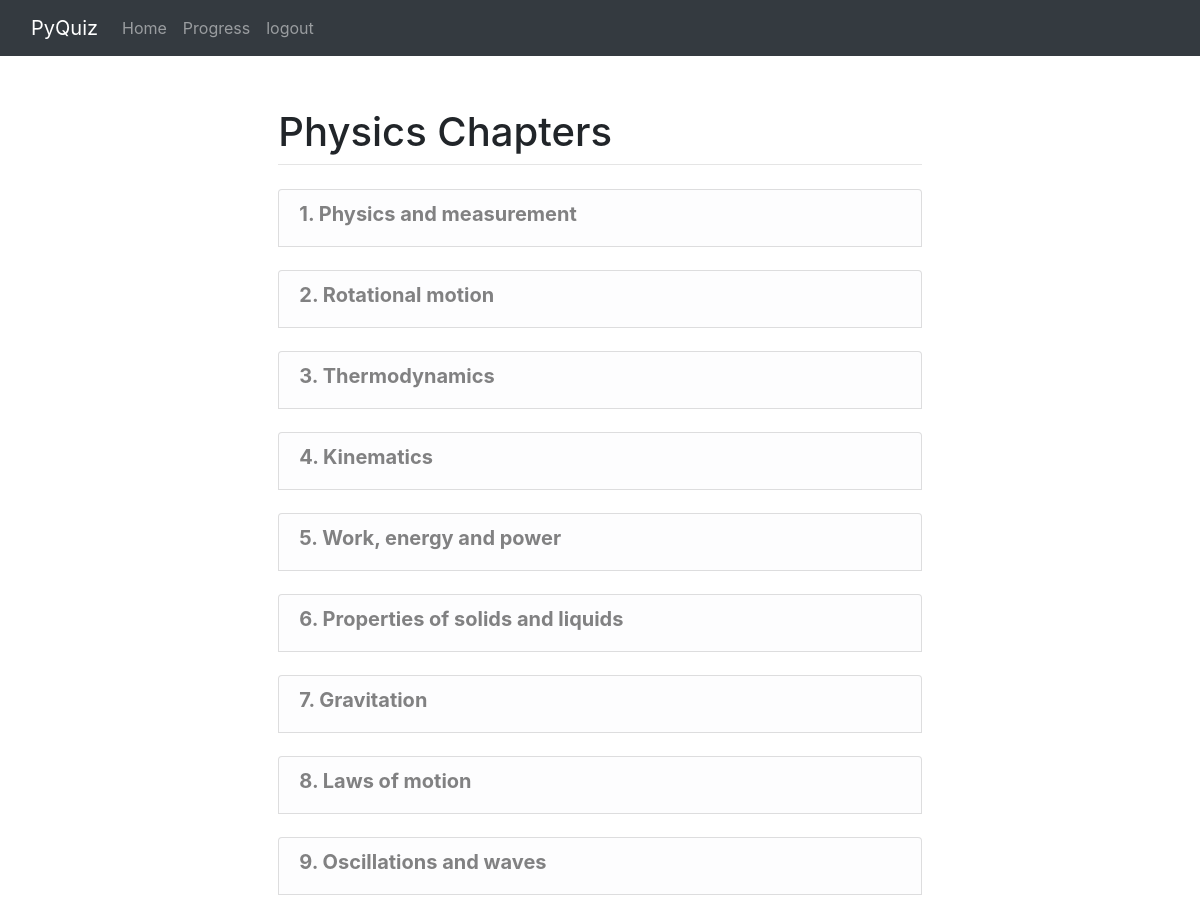
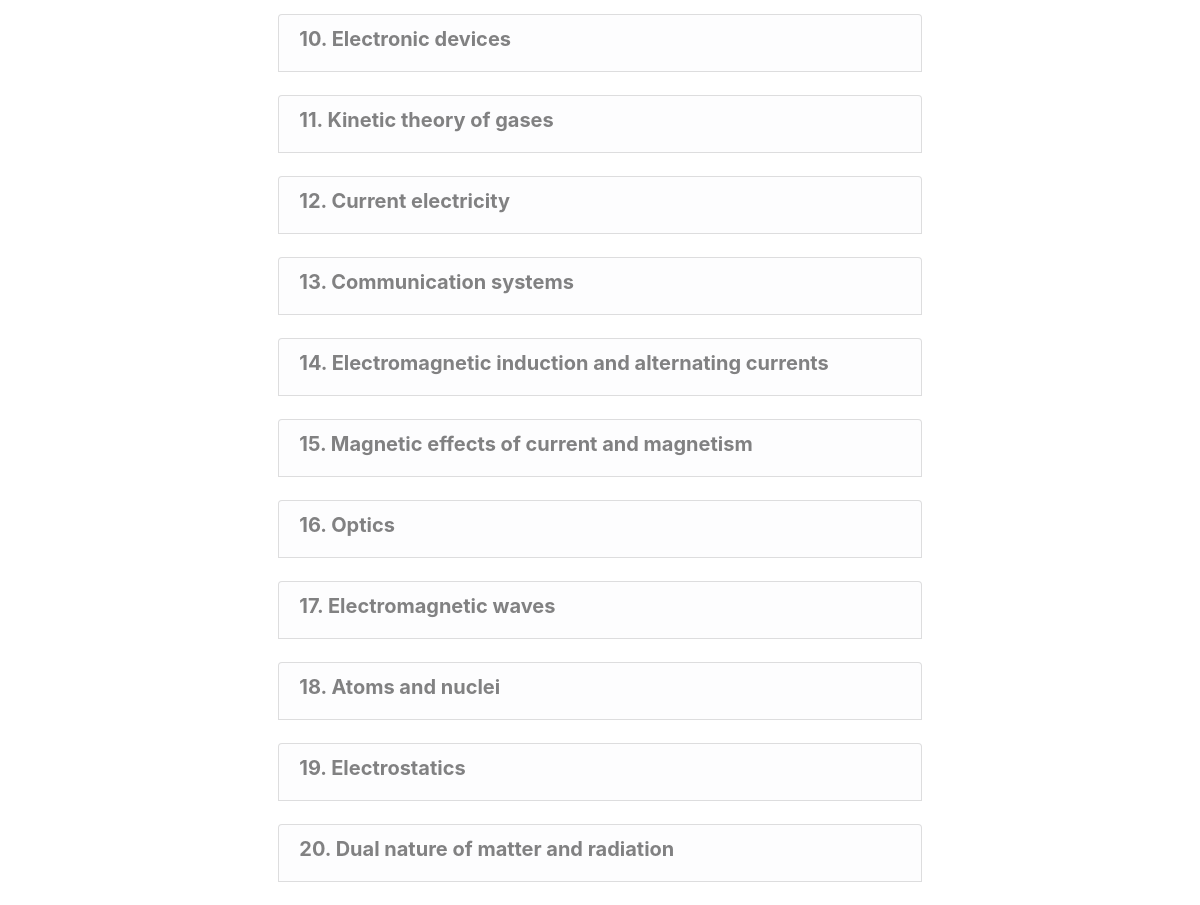
Screenshot of /physics/chapters (signed in) with the database file from the repository (2 pictures, top to bottom).
### subjects/models.py (models this page shows)
class Physics(models.Model):
    chapter = models.CharField(max_length=700)
    def __str__(self):
        return self.chapter

### subjects/views.py (the view)
# urls.py: path('physics/chapters', views.physics_chapters, name='physics_chapters'),
@login_required(login_url='login')
def physics_chapters(response):
    t = models.Physics.objects.all()
    context = {'physics':t}
    return render(response, 'subjects/physics/physics.html',context)

### subjects/templates/subjects/physics/physics.html (shortened to what this page needs)
{% extends 'subjects/base.html' %}
{% block content %}
{% for ch in physics %}
<div class="list-group">
  <a href="chapters/level/{{ch.id}}" class="list-group-item list-group-item-action list-group-item-light"><h5><b>{{ch.id}}. {{ch}}</b></h5></a>
  <br>
</div>
{% endfor %}
{% endblock %}
{% block subname %}Physics Chapters{% endblock %}

### rows the page displays
Physics: id "1", chapter "Physics and measurement"
Physics: id "2", chapter "Rotational motion"
Physics: id "3", chapter "Thermodynamics"
Physics: id "4", chapter "Kinematics"
Physics: id "5", chapter "Work, energy and power"
Physics: id "6", chapter "Properties of solids and liquids"
Physics: id "7", chapter "Gravitation"
Physics: id "8", chapter "Laws of motion"
Physics: id "9", chapter "Oscillations and waves"
Physics: id "10", chapter "Electronic devices"
Physics: id "11", chapter "Kinetic theory of gases"
Physics: id "12", chapter "Current electricity"
Physics: id "13", chapter "Communication systems"
Physics: id "14", chapter "Electromagnetic induction and alternating currents"
Physics: id "15", chapter "Magnetic effects of current and magnetism"
Physics: id "16", chapter "Optics"
Physics: id "17", chapter "Electromagnetic waves"
Physics: id "18", chapter "Atoms and nuclei"
Physics: id "19", chapter "Electrostatics"
Physics: id "20", chapter "Dual nature of matter and radiation"
